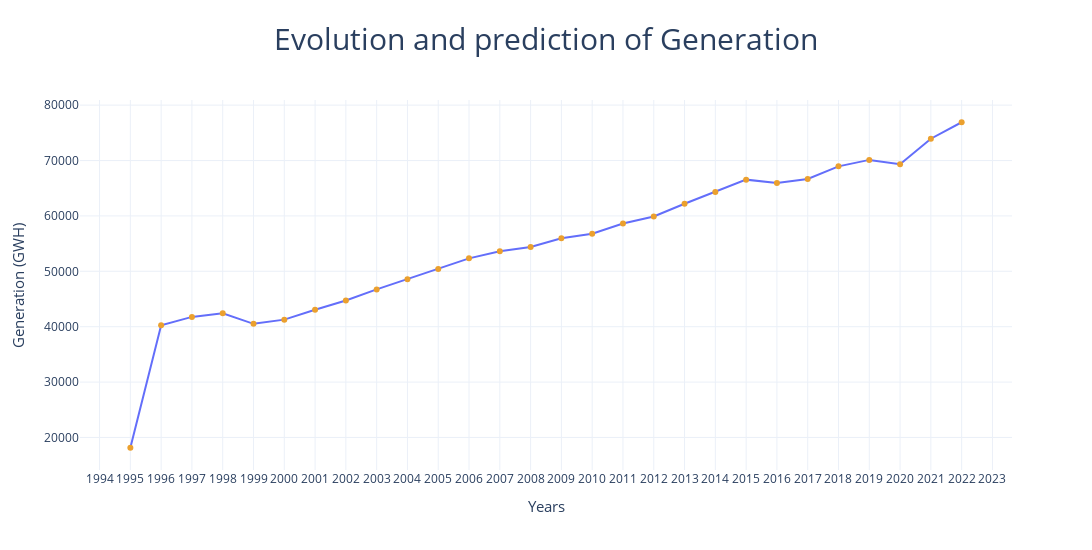

This figure's notebook cell:
### Markdown cell above
## Electricity generation evolution in GWh/Year

### Code cell
data=yearlygeneration.groupby("Fecha").sum(numeric_only=True).reset_index()
fig =px.line(data, x='Fecha', y='Total', title='Evolution and prediction of Generation',
                 labels={'Fecha': 'Years', 'Total': 'Generation (GWH)'},markers=True)
fig.update_traces(marker=dict(color='#EBA02E'))
fig.update_layout(
    xaxis=dict(tickmode='linear'),
    yaxis=dict(tickformat=".0f"),
    template='plotly_white',
    title=dict(font=dict(size=30), x=0.5,  # Centrar el título
        xanchor='center',),
    xaxis_title=dict(font=dict(size=15)),
    yaxis_title=dict(font=dict(size=15)),
    legend=dict(font=dict(size=12)),width=1400,height=550
)
fig.show()

### Figure 1 — Plotly figure (JSON) as saved in the notebook; plotly's stock layout.template omitted (floating-point values rounded to 4 significant figures)
{"data": [{"hovertemplate": "Years=%{x}<br>Generation (GWH)=%{y}<extra></extra>", "legendgroup": "", "line": {"color": "#636efa", "dash": "solid"}, "marker": {"color": "#EBA02E", "symbol": "circle"}, "mode": "lines+markers", "name": "", "orientation": "v", "showlegend": false, "type": "scatter", "x": [1995, 1996, 1997, 1998, 1999, 2000, 2001, 2002, 2003, 2004, 2005, 2006, 2007, 2008, 2009, 2010, 2011, 2012, 2013, 2014, 2015, 2016, 2017, 2018, 2019, 2020, 2021, 2022], "xaxis": "x", "y": [18148, 40249, 41768, 42422, 40514, 41277, 43048, 44734, 46735, 48563, 50431, 52340, 53627, 54395, 55965, 56787, 58621, 59891, 62197, 64328, 66548, 65943, 66667, 68947, 70114, 69324, 73933, 76908], "yaxis": "y"}], "layout": {"height": 550, "legend": {"font": {"size": 12}, "tracegroupgap": 0}, "title": {"font": {"size": 30}, "text": "Evolution and prediction of Generation", "x": 0.5, "xanchor": "center"}, "width": 1400, "xaxis": {"anchor": "y", "domain": [0, 1], "tickmode": "linear", "title": {"font": {"size": 15}, "text": "Years"}}, "yaxis": {"anchor": "x", "domain": [0, 1], "tickformat": ".0f", "title": {"font": {"size": 15}, "text": "Generation (GWH)"}}}}
